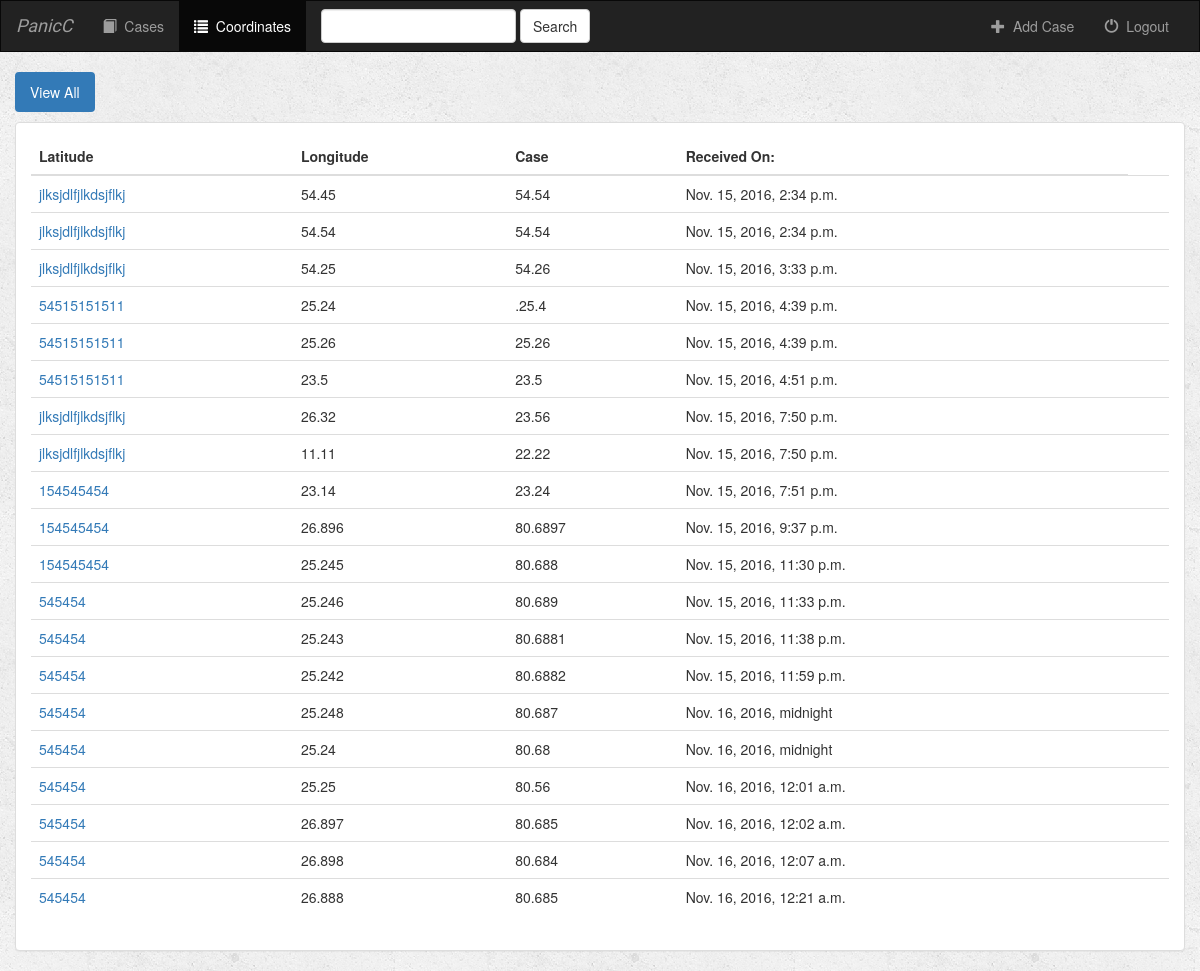
The app's page /case/coordinates/all/ (signed in), older data.
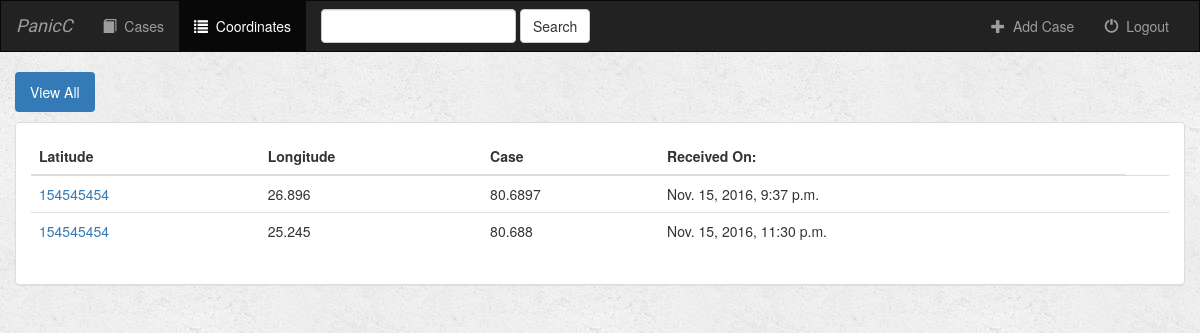
The same page, newer data.
### case/models.py (models this page shows, shortened)
class Coordinate(models.Model):  # to store coordinates corresponding to a case
    case = models.ForeignKey(Case, on_delete=models.CASCADE)  # case will be a Foreign key for Coordinates
    latitude = models.CharField(max_length=250)
    longitude = models.CharField(max_length=250)
    date_created = models.DateTimeField(default=datetime.datetime.now)
    is_favorite = models.BooleanField(default=False)

class Case(models.Model):  # to store information for a case, primary key being the case id
    user = models.ForeignKey(User, default=1)  # user will be a Foreign key for a case
    watch_id = models.CharField(max_length=250)
    victim_name = models.CharField(max_length=500)
    date_created = models.DateTimeField(default=datetime.datetime.now)

### case/views.py (the view)
# urls.py: url(r'^coordinates/(?P<filter_by>[a-zA_Z]+)/$', views.coordinates, name='coordinates'), # if filter_by = all => show all coordinates
def coordinates(request, filter_by):
    if not request.user.is_authenticated():
        return render(request, 'case/login.html')
    else:
        try:
            coordinate_ids = []
            case_arr = Case.objects.filter(user=request.user).order_by('-date_created')
            for case in case_arr:
                coordinate_arr = case.coordinate_set.all().order_by('-date_created')
                for coordinate in coordinate_arr:
                    coordinate_ids.append(coordinate.pk)
            victims_coordinates = Coordinate.objects.filter(pk__in=coordinate_ids)
        except Case.DoesNotExist:
            victims_coordinates = []
        return render(request, 'case/coordinates.html', {
            'coordinate_list': victims_coordinates,
            'filter_by': filter_by,
        })

### case/templates/case/coordinates.html (shortened to what this page needs)
{% extends 'case/base.html' %}
{% block coordinates_active %}active{% endblock %}
{% block body %}
<div class="container-fluid coordinates-container">
    <div class="row">
        <div class="col-sm-12">
            <ul class="nav nav-pills" style="margin-bottom: 10px;">
                <li role="presentation" {% if filter_by == 'all' %}class="active"{% endif %}><a href="{% url 'case:coordinates' 'all' %}">View All</a></li>
            </ul>
        </div>
    </div>
    <div class="row">
        <div class="col-sm-12">
            <div class="panel panel-default">
                <div class="panel-body">
                    <table class="table">
                        <thead>
                            <tr>
                                <th>Latitude</th>
                                <th>Longitude</th>
                                <th>Case</th>
                                <th>Received On:</th>
                            </tr>
                        </thead>
                        <tbody>
                            {% for coordinate in coordinate_list %}
                                <tr>
                                    <td>
                                        <a href="{% url 'case:detail' coordinate.case.id %}">{{ coordinate.case.watch_id }}</a>
                                    </td>
                                    <td>{{ coordinate.latitude }}</td>
                                    <td>{{ coordinate.longitude }}</td>
                                    <td>{{ coordinate.date_created }}</td>
                                    <td>
                                    </td>
                                </tr>
                            {% endfor %}
                        </tbody>
                    </table>
                </div>
            </div>
        </div>
    </div>
</div>
{% endblock %}

Row changes from the older to the newer data that the page shows:
removed Coordinate: case.watch_id "jlksjdlfjlkdsjflkj", latitude "54.45", longitude "54.54", date_created "Nov. 15, 2016, 2:34 p.m."
removed Coordinate: case.watch_id "jlksjdlfjlkdsjflkj", latitude "54.54", longitude "54.54", date_created "Nov. 15, 2016, 2:34 p.m."
removed Coordinate: case.watch_id "jlksjdlfjlkdsjflkj", latitude "54.25", longitude "54.26", date_created "Nov. 15, 2016, 3:33 p.m."
removed Coordinate: case.watch_id "54515151511", latitude "25.24", longitude ".25.4", date_created "Nov. 15, 2016, 4:39 p.m."
removed Coordinate: case.watch_id "54515151511", latitude "25.26", longitude "25.26", date_created "Nov. 15, 2016, 4:39 p.m."
removed Coordinate: case.watch_id "54515151511", latitude "23.5", longitude "23.5", date_created "Nov. 15, 2016, 4:51 p.m."
removed Coordinate: case.watch_id "jlksjdlfjlkdsjflkj", latitude "26.32", longitude "23.56", date_created "Nov. 15, 2016, 7:50 p.m."
removed Coordinate: case.watch_id "jlksjdlfjlkdsjflkj", latitude "11.11", longitude "22.22", date_created "Nov. 15, 2016, 7:50 p.m."
removed Coordinate: case.watch_id "154545454", latitude "23.14", longitude "23.24", date_created "Nov. 15, 2016, 7:51 p.m."
removed Coordinate: case.watch_id "545454", latitude "25.246", longitude "80.689", date_created "Nov. 15, 2016, 11:33 p.m."
removed Coordinate: case.watch_id "545454", latitude "25.243", longitude "80.6881", date_created "Nov. 15, 2016, 11:38 p.m."
removed Coordinate: case.watch_id "545454", latitude "25.242", longitude "80.6882", date_created "Nov. 15, 2016, 11:59 p.m."
removed Coordinate: case.watch_id "545454", latitude "25.248", longitude "80.687", date_created "Nov. 16, 2016, midnight"
removed Coordinate: case.watch_id "545454", latitude "25.24", longitude "80.68", date_created "Nov. 16, 2016, midnight"
removed Coordinate: case.watch_id "545454", latitude "25.25", longitude "80.56", date_created "Nov. 16, 2016, 12:01 a.m."
removed Coordinate: case.watch_id "545454", latitude "26.897", longitude "80.685", date_created "Nov. 16, 2016, 12:02 a.m."
removed Coordinate: case.watch_id "545454", latitude "26.898", longitude "80.684", date_created "Nov. 16, 2016, 12:07 a.m."
removed Coordinate: case.watch_id "545454", latitude "26.888", longitude "80.685", date_created "Nov. 16, 2016, 12:21 a.m."
